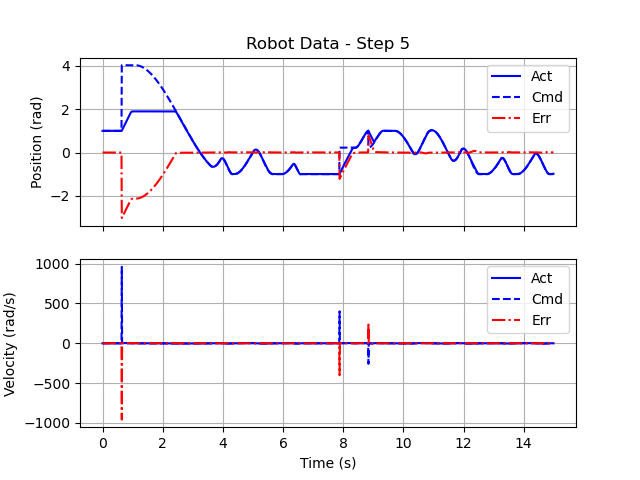

The script that drew this image:
'''goals3democode.py

   Demo code for Goals 3
'''

# Import useful packages
import hebi
import numpy as np              # For future use
import matplotlib.pyplot as plt

from math import pi, sin, cos, asin, acos, atan2, sqrt, inf
from time import sleep, time
from keycheck import kbhit, getch


#
#  HEBI Initialization
#
#  Create the motor group, and pre-allocate the command and feedback
#  data structures.  Remember to set the names list to match your
#  motor.
#
names = ['5.5']
group = hebi.Lookup().get_group_from_names(['robotlab'], names)
if group is None:
  print("Unable to find both motors " + str(names))
  raise Exception("Unable to connect to motors")

command  = hebi.GroupCommand(group.size)
feedback = hebi.GroupFeedback(group.size)

dt = 0.01                       # HEBI feedback comes in at 100Hz!

# Also read the initial position.
feedback = group.get_next_feedback(reuse_fbk=feedback)
pinit = feedback.position[0]


#
#  Define the parameters
#
T = 15.0                         # 5 seconds total run time


#
#  Pre-allocate the storage.
#
N = int(T / dt)                 # 100 samples/second.

Time = [0.0] * N
PAct = [0.0] * N
PCmd = [0.0] * N
PErr = [0.0] * N
VAct = [0.0] * N
VCmd = [0.0] * N
VErr = [0.0] * N

# Helper functions
# Helper Functions
def movetime(po, pf, vmax):
    return abs(3*(pf - po)/(2*vmax))


def calcparams(t0, tf, p0, pf, v0, vf):
    T_move = tf - t0 
    a = p0
    b = v0
    c = 3*(pf - p0)/(T_move)**2 - vf/T_move - 2*v0/T_move
    d = (-2)*(pf - p0)/(T_move)**3 + vf/(T_move)**2 + v0/(T_move)**2
    return (a, b, c, d)


def splinecmds(t, t_spline, spline_params):
    (a, b, c, d) = spline_params
    pcmd = a + b*(t - t_spline) + c*(t - t_spline)**2 + d*(t - t_spline)**3
    vcmd = b + 2*c*(t - t_spline) + 3*d*(t - t_spline)**2
    return (pcmd, vcmd)


#
#  Execute the movement.
#
# Initialize the index and time.
index = 0
t = 0.0
feedback = group.get_next_feedback(reuse_fbk=feedback)
pinit = feedback.position[0]
vmax = 2.5
amax = vmax/0.4

v0 = 0.0
vf = 0.0

p0 = pinit
pf = p0
t0 = 0.0
tm = inf
tf = t0 + tm
# tf = t0 + movetime(p0, pf, vmax)

(a,b,c,d) = calcparams(t0, tf, p0, pf, v0, vf)
segment_num = 1

while True:
    (pcmd, vcmd) = splinecmds(t, t0, (a, b, c, d))
    # Compute the commands for this time step.
    # Check for key presses.
    if kbhit():
        # Grab and report the key
        c = getch()
        print("Saw key '%c'" % c)
        # Do something
        if c == 'a':
            segment_num = 2
            tf = t
        elif c == 'b':
            segment_num = 3
            tf = t
        elif c == 'i':
            segment_num = 4
            tf = t
        elif c == 'q':
            break

    if abs(vcmd) > vmax:
        print("Exceeding max vel!")

    if t + dt > tf:
        t0 = t
        p0 = pcmd
        v0 = vcmd
        print(t)
        print(tf)
        print(v0)
        match segment_num:
            case 2:
                pf = 1.0
                tm = movetime(p0, pf, vmax)
            case 3:
                pf = -1.0
                tm = movetime(p0, pf, vmax)
            case 4:
                pf = pinit
                tm = movetime(p0, pf, vmax)
            case 5:
                v0 = 0.0
                pf = p0
                tm = inf
                
        vf = 0.0
        tm += abs(v0)/amax
        if (tm < 0.1):
            tm = 0.1
        tf = t0 + tm
        (a, b, c, d) = calcparams(t0, tf, p0, pf, v0, vf)
        segment_num = 5

    # Send the commands.  This returns immediately.
    command.position = [pcmd]
    command.velocity = [vcmd]
    group.send_command(command)

    # Read the actual data. This blocks (internally waits) 10ms for
    # the data and therefor replaces the "sleep(0.01)".
    feedback = group.get_next_feedback(reuse_fbk=feedback)
    pact = feedback.position[0]
    vact = feedback.velocity[0]

    # Store the data for this time step (at the current index).
    Time[index] = t
    PAct[index] = pact
    PCmd[index] = pcmd
    PErr[index] = pact - pcmd
    VAct[index] = vact
    VCmd[index] = vcmd
    VErr[index] = vact - vcmd

    # Advance the index/time.
    index += 1
    t     += dt

    # Break (end) the loop, if we run out of storage or time.
    # if index >= N or t >= T:
    if index >= N:
        break


#
#  Plot.
#
# Create a plot of position and velocity, actual and command!
fig, (ax1, ax2) = plt.subplots(2, 1, sharex=True)

ax1.plot(Time[0:index], PAct[0:index], color='blue', linestyle='-',  label='Act')
ax1.plot(Time[0:index], PCmd[0:index], color='blue', linestyle='--', label='Cmd')
ax1.plot(Time[0:index], PErr[0:index], color='red', linestyle='-.', label='Err')
ax2.plot(Time[0:index], VAct[0:index], color='blue', linestyle='-',  label='Act')
ax2.plot(Time[0:index], VCmd[0:index], color='blue', linestyle='--', label='Cmd')
ax2.plot(Time[0:index], VErr[0:index], color='red', linestyle='-.', label='Err')

ax1.set_title(f'Robot Data - Step 5')
ax1.set_ylabel('Position (rad)')
ax2.set_ylabel('Velocity (rad/s)')
ax2.set_xlabel('Time (s)')

ax1.grid()
ax2.grid()
ax1.legend()
ax2.legend()

plt.show()
